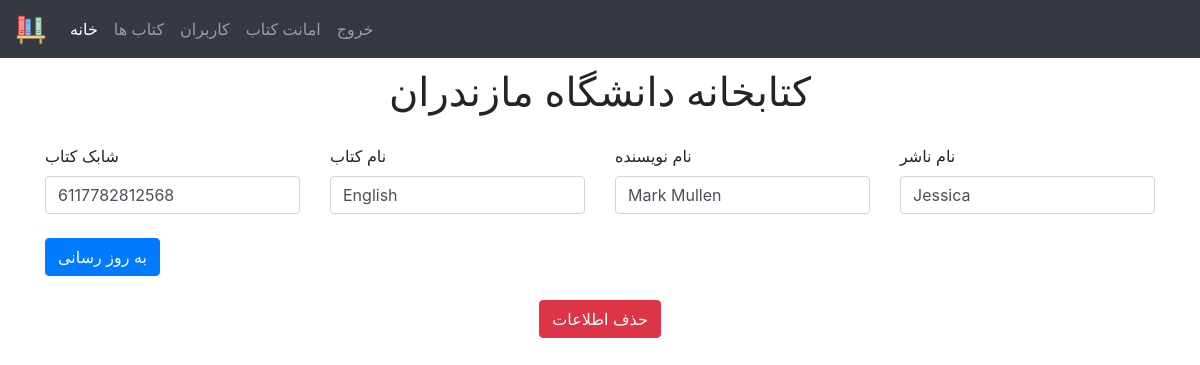
Page /books/edit-book/1 (signed in) on the committed database.
### library/models.py (models this page shows, shortened)
class Books(models.Model):
    isbn = models.CharField(max_length=13, unique=True)
    name = models.CharField(max_length=100)
    author = models.CharField(max_length=100)
    publisher = models.CharField(max_length=100)

### library/views.py (the view)
# urls.py: path('books/edit-book/<task_id>', views.edit_book, name='edit_book'),
@login_required(login_url='/admin/login/')
def edit_book(request, task_id):
    if request.method == "POST":
        task = Books.objects.get(pk=task_id)
        form = BookForm(request.POST or None, instance=task)
        if form.is_valid():
            form.save()
            messages.success(request, 'Book Edited !')
        else:
            messages.error(request, form.errors)
        return redirect('books')
    else:
        task_obj = Books.objects.get(pk=task_id)
        return render(request, 'edit_book.html', {'task_obj': task_obj})

### templates/edit_book.html (shortened to what this page needs)
{% extends "base.html" %}
{% block content %}
    <div class="container">
        <form method="post">
            <div class="row">
                <div class="col">
                    <label>شابک کتاب</label>
                    <input type="text" class="form-control" name="isbn" placeholder="{{ task_obj.isbn }}"
                           value="{{ task_obj.isbn }}">
                </div>
                <div class="col">
                    <label>نام کتاب</label>
                    <input type="text" class="form-control" name="name" placeholder="{{ task_obj.name }}"
                           value="{{ task_obj.name }}">
                </div>
                <div class="col">
                    <label>نام نویسنده</label>
                    <input type="text" class="form-control" name="author" placeholder="{{ task_obj.author }}"
                           value="{{ task_obj.author }}">
                </div>
                <div class="col">
                    <label>نام ناشر</label>
                    <input type="text" class="form-control" name="publisher" placeholder="{{ task_obj.publisher }}"
                           value="{{ task_obj.publisher }}">
                </div>
            </div>
            <br>
            <button type="submit" class="btn btn-primary">به روز رسانی</button>
        </form>
    <br>
    <form  method="get" action="{% url 'delete_book' task_obj.id %}" style="text-align: center">
        <button type=" submit" class="btn btn-danger">حذف اطلاعات</button>
    </form>
    </div>
{% endblock %}

### templates/base.html (style rules this page uses)
body { background-image: url('final-project-main/image/bible.jpg'); }

### rows in the picture
Books: isbn "6117782812568", name "English", author "Mark Mullen", publisher "Jessica"
